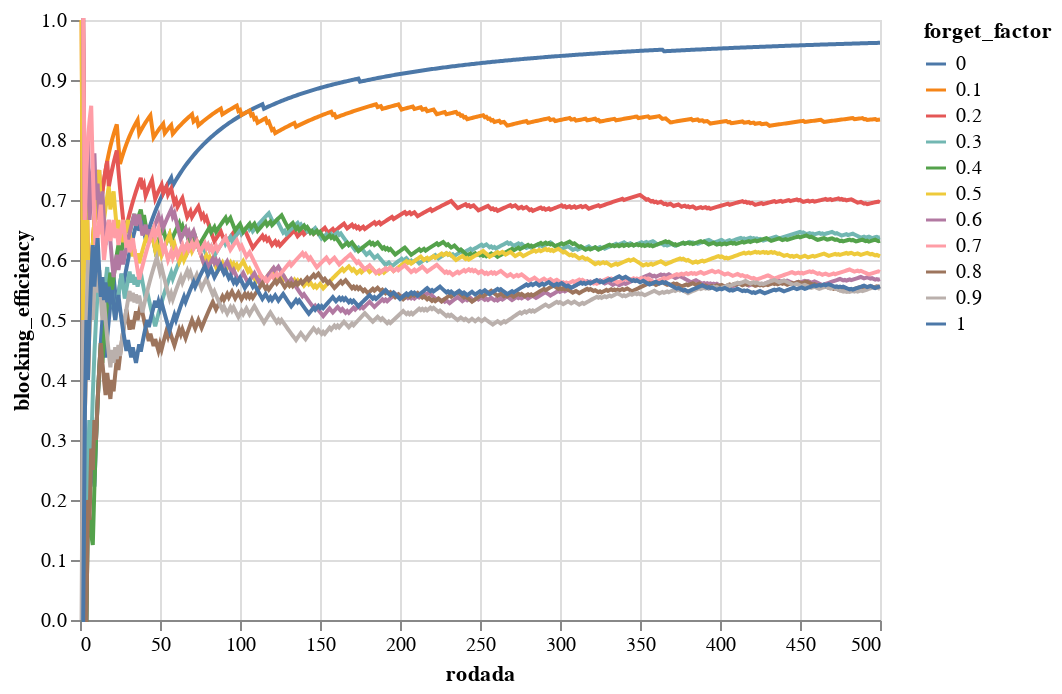

The cell this chart's notebook holds for it:
### Code cell
alt.Chart(db).mark_line().encode(
    x = 'rodada',
    y = 'blocking_efficiency',
    color = 'forget_factor:N'
)

### Figure 1 — Vega-Lite specification as saved in the notebook (floating-point values rounded to 4 significant figures; data arrays with more than 128 entries replaced by an {"elided": "..."} marker saying what was removed)
{"config": {"view": {"continuousWidth": 400, "continuousHeight": 300}}, "data": {"name": "data-fc083589db1c11b0f8fac9b4579613eb"}, "mark": "line", "encoding": {"color": {"field": "forget_factor", "type": "nominal"}, "x": {"field": "rodada", "type": "quantitative"}, "y": {"field": "blocking_efficiency", "type": "quantitative"}}, "$schema": "https://vega.github.io/schema/vega-lite/v4.17.0.json", "datasets": {"data-fc083589db1c11b0f8fac9b4579613eb": {"elided": "5500 records"}}}
